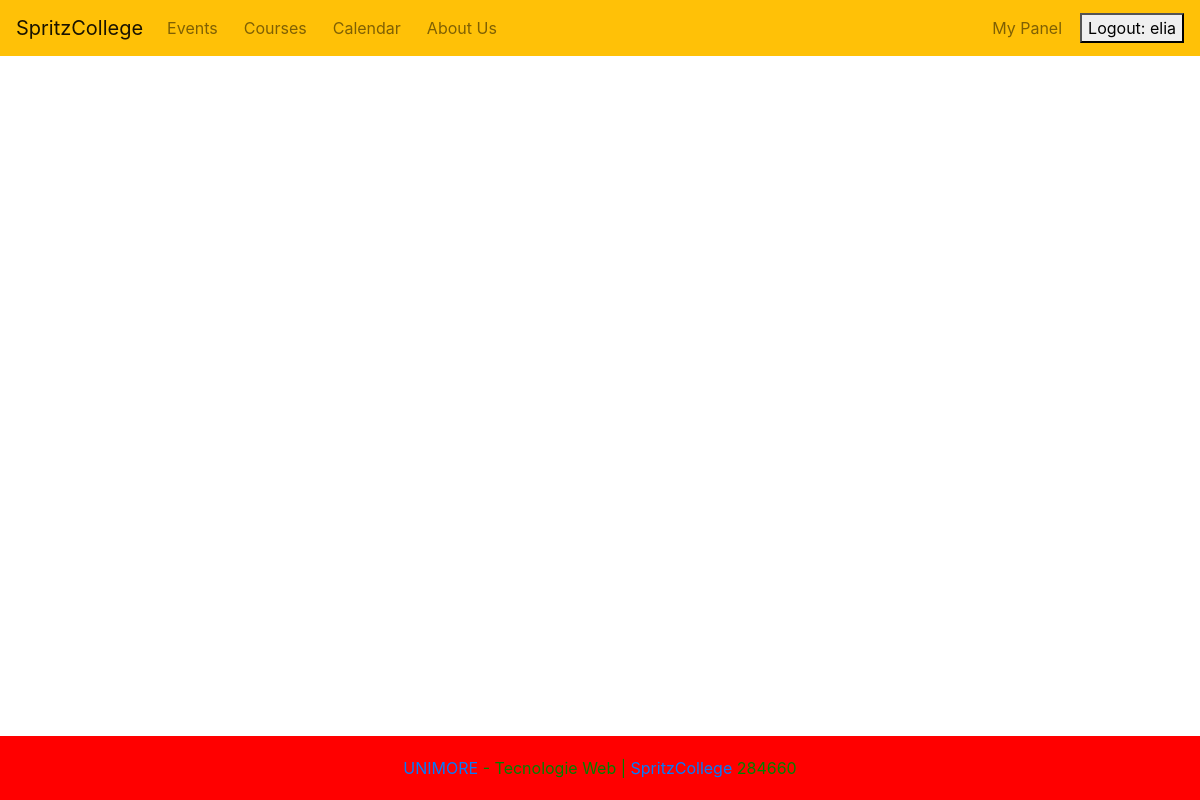
The page /activities/subscriptions/ (signed in) on the database as committed earlier.
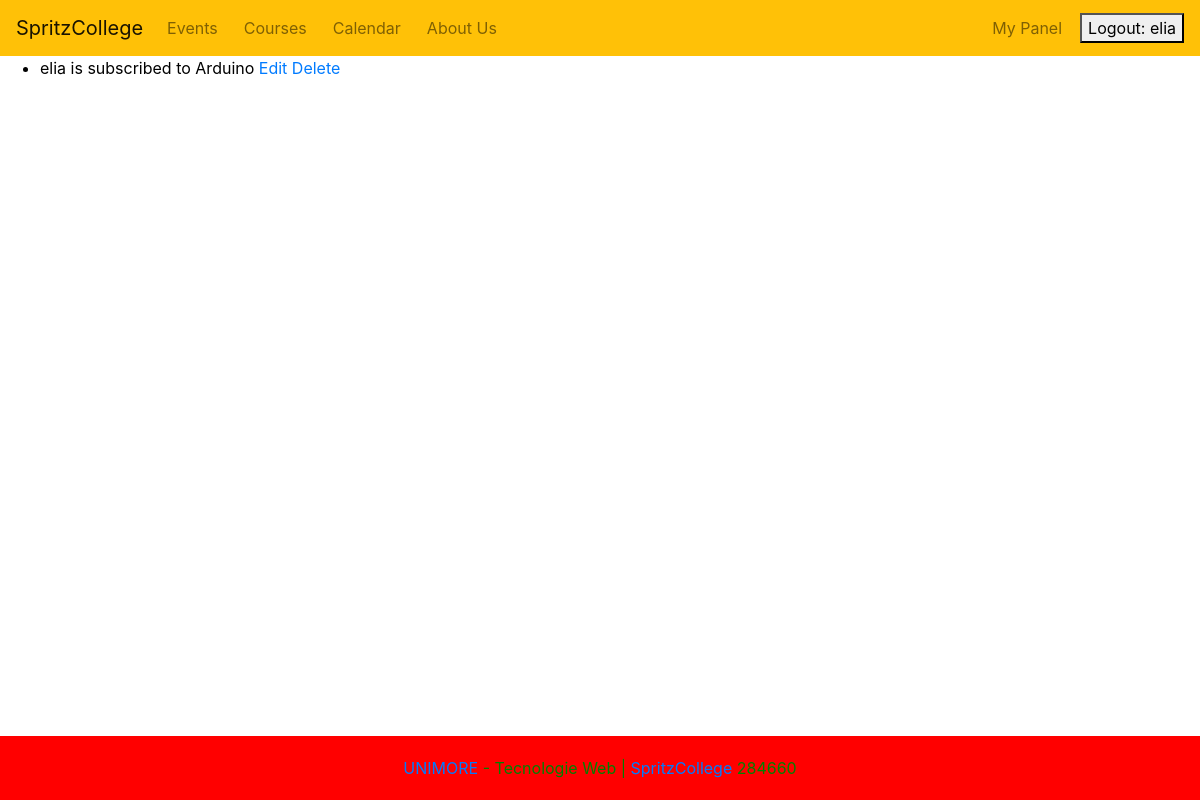
The same page on the database as committed later.
### Activities/models.py (models this page shows, shortened)
class Subscription(models.Model):
    user = models.ForeignKey(User, on_delete=models.CASCADE, related_name='course_subscriptions')
    course = models.ForeignKey(Course, on_delete=models.CASCADE, related_name='subscribers')
    email = models.EmailField(max_length=254)
    subscription_date = models.DateTimeField(auto_now_add=True)
    class Meta:
        unique_together = ('user', 'course')

class Course(models.Model):
    CATEGORY_CHOICES = [
        ('ANY', 'uncategorized'),
        ('TCH', 'tech course'),
        ('LTR', 'literature course'),
        ('LAN', 'language course'),
        ('HND', 'craftsman course'),
        ('ART', 'art course'),
    ]
    name = models.CharField(max_length=100)
    description = models.TextField(max_length=250)
    start_date = models.DateField()
    end_date = models.DateField()
    recurrence_day = models.CharField(max_length=20)
    time = models.TimeField()
    image = models.ImageField(upload_to=course_image_path, default='Courses/default.jpg')
    category = models.CharField(max_length=50, choices=CATEGORY_CHOICES, default='ANY')

### Activities/views.py (the view)
# urls.py: path('subscriptions/', SubscriptionListView.as_view(), name='subscription_list'),
class SubscriptionListView(LoginRequiredMixin, ListView):
    model = Subscription
    template_name =  'Activities/Courses/course_subscriptions.html'
    def get_context_data(self, **kwargs):
        context = super().get_context_data(**kwargs)
        context['title'] = f"{self.request.user.username}  \u2192  Courses Panel"
        return context

### Activities/templates/Activities/Courses/course_subscriptions.html (shortened to what this page needs)
{% extends "base.html" %}
{% block content %}
<ul>
    {% for subscription in object_list %}
    <li>{{ subscription.user.username }} is subscribed to {{ subscription.course.name }}
        <a href="{% url 'subscription_update' subscription.pk %}">Edit</a>
        <a href="{% url 'subscription_delete' subscription.pk %}">Delete</a>
    </li>
    {% endfor %}
</ul>
{% endblock %}

Rows that differ between the two databases and show on the page:
added Subscription: user.username "elia", course.name "Arduino"
